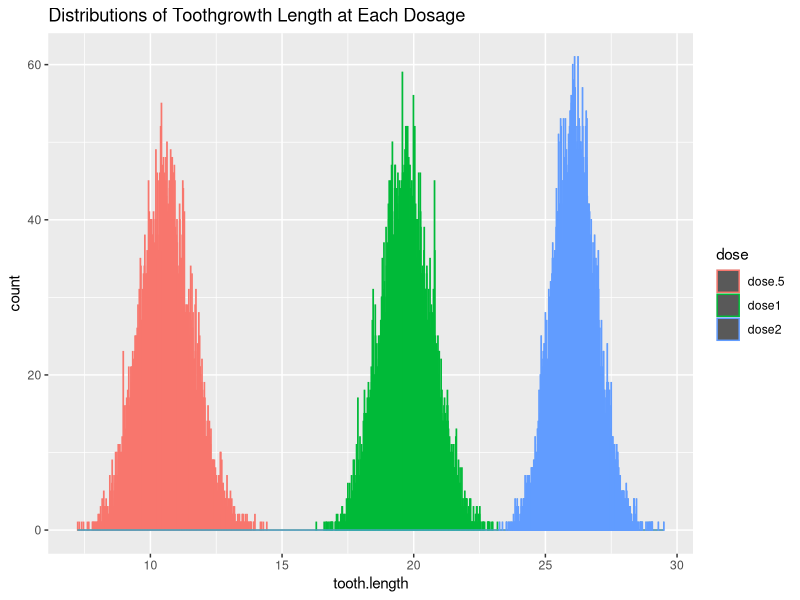
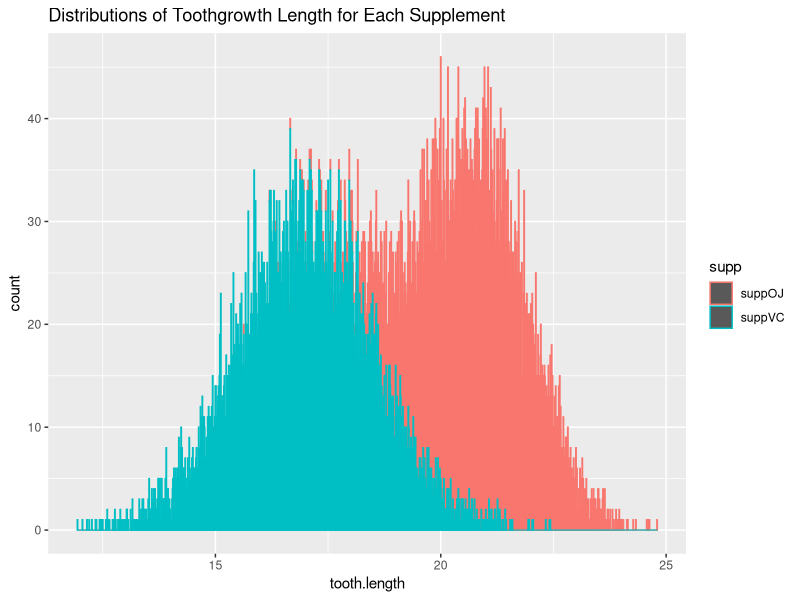
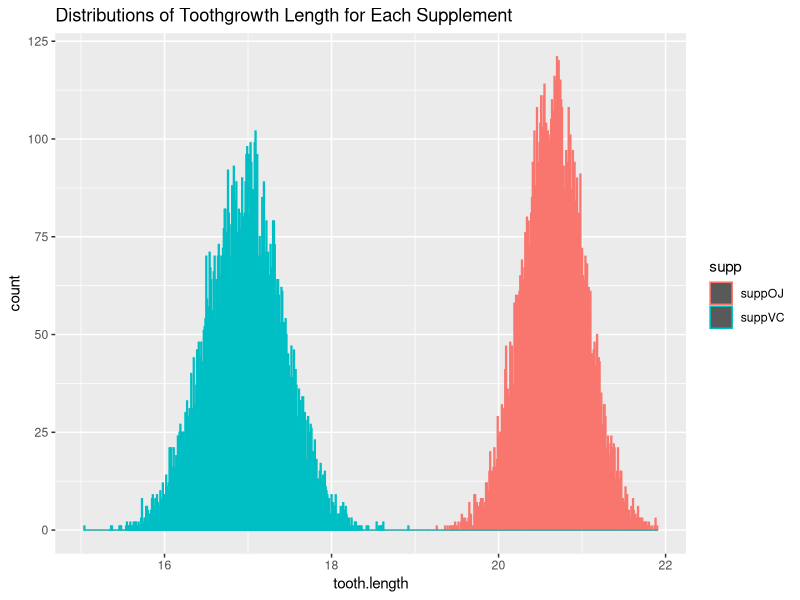

R code for these plots, in order: (Note: this script raises an error after producing the figures.)
## ---- chunk 1
library(dplyr)
library(reshape2)
library(ggplot2)
## ---- chunk 2


#~~~~~~~~~~~~~~~~~~~~~~~~RESAMPLING~~~~~~~~~~~~~~~~~~~~~~~~~~~~~~~~~~~~~~~~~~~~~~~~

data("ToothGrowth")

#Creating subsets for hypothesis testing and resampling
d.5<-filter(ToothGrowth,dose==.5)
d1<-filter(ToothGrowth,dose==1)
d2<-filter(ToothGrowth,dose==2)
sOJ<-filter(ToothGrowth,supp=="OJ")
sVC<-filter(ToothGrowth,supp=="VC")

#Summary for full dataset
summary(ToothGrowth)

#Summary for supplement dose of .5 mg
summary(d.5)

#Summary for supplement dose of 1 mg
summary(d1)

#Summary for supplement dose of 2 mg
summary(d2)

#Summary for supplement OJ
summary(sOJ)

#Summary for supplement VC
summary(sVC)
## ---- chunk 3
reSample_Dose<-function(n=1000,yVar=3){
      rows.5<-sample(1:nrow(d.5),size=n,replace=TRUE)
      rows1<-sample(1:nrow(d1),size=n,replace=TRUE)
      rows2<-sample(1:nrow(d2),size=n,replace=TRUE)
      
      dSamp.5<-d.5[rows.5,c(1,yVar)]
      dSamp1<-d1[rows1,c(1,yVar)]
      dSamp2<-d2[rows2,c(1,yVar)]
      
      d.5_avg<-mean(dSamp.5$len)
      d1_avg<-mean(dSamp1$len)
      d2_avg<-mean(dSamp2$len)
      
      return(c(d.5_avg,d1_avg,d2_avg))
}

mySample<-data.frame(t(replicate(10000,reSample_Dose(n=20))))
names(mySample) <- c("dose.5","dose1","dose2")
mySampleMelt<-melt(mySample)
names(mySampleMelt)<-c("dose","tooth.length")
ggplot(mySampleMelt,aes(x=tooth.length, color = dose)) +
      geom_histogram(binwidth = .01)+
      ggtitle("Distributions of Toothgrowth Length at Each Dosage")
## ---- chunk 4
reSample_Supp<-function(n=1000,yVar=2){
      rowsOJ<-sample(1:nrow(sOJ),size=n,replace=TRUE)
      rowsVC<-sample(1:nrow(sVC),size=n,replace=TRUE)
      
      sSampOJ<-sOJ[rowsOJ,c(1,yVar)]
      sSampVC<-sVC[rowsVC,c(1,yVar)]
      
      OJ_avg<-mean(sSampOJ$len)
      VC_avg<-mean(sSampVC$len)
      
      return(c(OJ_avg,VC_avg))
}

mySample2<-data.frame(t(replicate(10000,reSample_Supp(n=30))))
names(mySample2) <- c("suppOJ","suppVC")
mySampleMelt2<-melt(mySample2)
names(mySampleMelt2)<-c("supp","tooth.length")
ggplot(mySampleMelt2,aes(x=tooth.length, color = supp)) +
      geom_histogram(binwidth = .01)+
      ggtitle("Distributions of Toothgrowth Length for Each Supplement")
## ---- chunk 5
reSample_Supp<-function(n=1000,yVar=2){
      rowsOJ<-sample(1:nrow(sOJ),size=n,replace=TRUE)
      rowsVC<-sample(1:nrow(sVC),size=n,replace=TRUE)
      
      sSampOJ<-sOJ[rowsOJ,c(1,yVar)]
      sSampVC<-sVC[rowsVC,c(1,yVar)]
      
      OJ_avg<-mean(sSampOJ$len)
      VC_avg<-mean(sSampVC$len)
      
      return(c(OJ_avg,VC_avg))
}

mySample2<-data.frame(t(replicate(10000,reSample_Supp(n=300))))
names(mySample2) <- c("suppOJ","suppVC")
mySampleMelt2<-melt(mySample2)
names(mySampleMelt2)<-c("supp","tooth.length")
ggplot(mySampleMelt2,aes(x=tooth.length, color = supp)) +
      geom_histogram(binwidth = .01)+
      ggtitle("Distributions of Toothgrowth Length for Each Supplement")
## ---- chunk 6

#~~~~~~~~~~~~~~~~~~~~~~~~HYPOTHESIS TESTING~~~~~~~~~~~~~~~~~~~~~~~~~~~~~~~~~~~~~~~~~~~~~~~~
#Null Hypothesis is: The average tooth growth is identical across all doses and all supplements

#T-testing the alternative hypothesis: The average tooth growth changes as supplement dosage changes.
t.test(len~dose,paired=FALSE,data=rbind(d1,d.5))
t.test(len~dose,paired=FALSE,data=rbind(d2,d1))
t.test(len~dose,paired=FALSE,data=rbind(d2,d.5))
## ---- chunk 7
#T-testing the alternative hypothesis: The average tooth growth changes as supplement changes.
t.test(len~supp,paired=FALSE,data=ToothGrowth)
